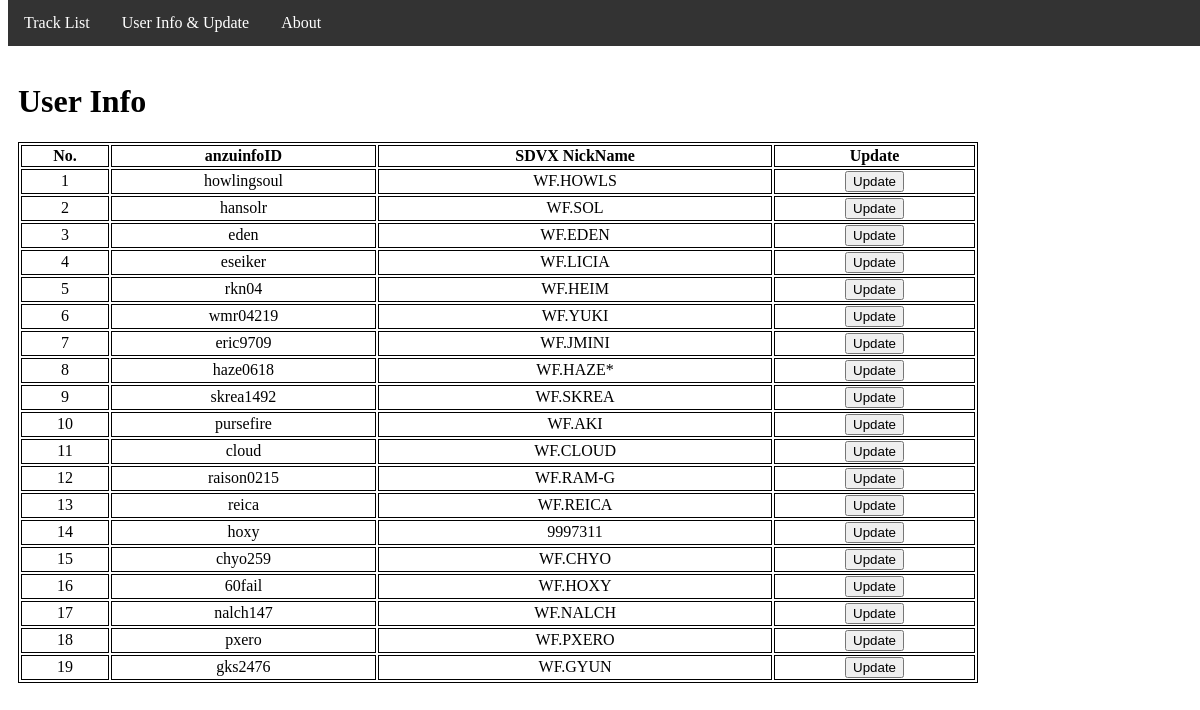
/UserInfo.html, run on the app's committed database.
### tables this page shows
CREATE TABLE "UserInfo" (
	"UserNumber"	INTEGER NOT NULL,
	"UserID"	TEXT NOT NULL,
	"UserName"	TEXT,
	PRIMARY KEY("UserNumber")
);

### run.py (the view)
@app.route('/UserInfo.html')
def UserInfo():
    conn = sqlite3.connect("SDVXRanking.db")
    cur = conn.cursor()
    sql = "select * from UserInfo;"
    cur.execute(sql)
    UserList = cur.fetchall()
    conn.close()
    return render_template('UserInfo.html', UserList=UserList)

### templates/UserInfo.html (shortened to what this page needs)
{% extends 'layout.html' %}
{% block content %}
<div>
      <h1 style="margin-left:10px;">User Info</h1>
      <div class="RankingTable">
        <table>
          <th>No.</th>
          <th>anzuinfoID</th>
          <th>SDVX NickName</th>
          <th>Update</th>
          {% for user in UserList %}
          <tr>
              {% for elem in user %}
                <td>{{elem}}</td>
              {% endfor %}
              <td>
                <input type="button" value="Update" onclick="UpdateCheck('{{user[1]}}')">
              </td>
          </tr>
          {% endfor %}
        </table>
      </div>
</div>
<br/>
{% endblock %}

### templates/layout.html (shortened to what this page needs)
<!DOCTYPE HTML>
<html>
  <head>
    <link rel="stylesheet" href="{{ url_for('static', filename='css/mainpage.css') }}">
  </head>
  <body>
      <div class="topmenu">
        <ul>
          <li><a href={{url_for('MainIndex')}}>Track List</a></li>
          <li><a href="{{url_for('UserInfo')}}">User Info & Update</a></li>
          <li><a href="{{url_for('About')}}">About</a></li>
        </ul>
      </div>
    <br /><br /><br />
      {% block content %}{% endblock %}
  </body>
</html>

### static/css/mainpage.css (style rules this page uses)
.TrackList th, td { border: 1px solid black; }
.RankingTable table { width: 960px; border: 1px solid black; text-align: center; margin: 5px 10px 10px 10px; }
.RankingTable th, td { border: 1px solid black; }
.topmenu ul { list-style-type: none; margin: 0; padding: 0; overflow: hidden; background-color: #333; position: fixed; top: 0; bottom: 10; width: 100%; }
.topmenu li { float: left; }
.topmenu li a { display: block; color: white; text-align: center; padding: 14px 16px; text-decoration: none; }

### data on the page
UserInfo: user "1", UserID "howlingsoul", UserName "WF.HOWLS"
UserInfo: user "2", UserID "hansolr", UserName "WF.SOL"
UserInfo: user "3", UserID "eden", UserName "WF.EDEN"
UserInfo: user "4", UserID "eseiker", UserName "WF.LICIA"
UserInfo: user "5", UserID "rkn04", UserName "WF.HEIM"
UserInfo: user "6", UserID "wmr04219", UserName "WF.YUKI"
UserInfo: user "7", UserID "eric9709", UserName "WF.JMINI"
UserInfo: user "8", UserID "haze0618", UserName "WF.HAZE*"
UserInfo: user "9", UserID "skrea1492", UserName "WF.SKREA"
UserInfo: user "10", UserID "pursefire", UserName "WF.AKI"
UserInfo: user "11", UserID "cloud", UserName "WF.CLOUD"
UserInfo: user "12", UserID "raison0215", UserName "WF.RAM-G"
UserInfo: user "13", UserID "reica", UserName "WF.REICA"
UserInfo: user "14", UserID "hoxy", UserName "9997311"
UserInfo: user "15", UserID "chyo259", UserName "WF.CHYO"
UserInfo: user "16", UserID "60fail", UserName "WF.HOXY"
UserInfo: user "17", UserID "nalch147", UserName "WF.NALCH"
UserInfo: user "18", UserID "pxero", UserName "WF.PXERO"
UserInfo: user "19", UserID "gks2476", UserName "WF.GYUN"
